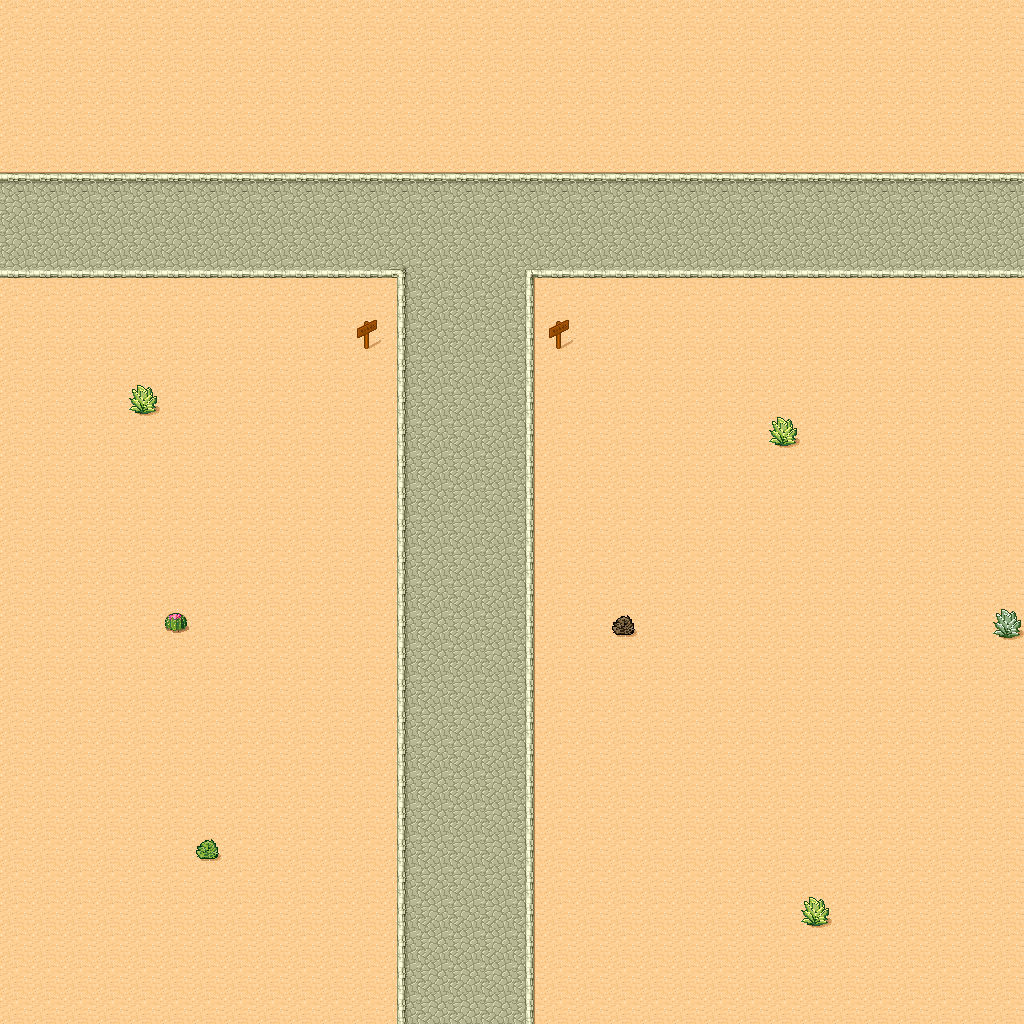

Rendered tile map (Tiled .tmx) drawn with the repository's tilesets; below, a short description and the map source with its tile grids summarised:
An orthogonal 32x32 tile map with 32x32 px tiles, 1 tile layer (Tile Layer 1).

<map version="1.0" orientation="orthogonal" renderorder="right-down" width="32" height="32" tilewidth="32" tileheight="32" nextobjectid="1">
 <tileset firstgid="1" name="desert" tilewidth="32" tileheight="32" spacing="1" tilecount="48">
  <image source="../Images/map/desert.png" width="263" height="197" />
 </tileset>
 <layer name="Tile Layer 1" width="32" height="32">
  <data>[1024 cells, 1024 non-empty, 14 distinct tile ids]</data>
 </layer>
</map>
